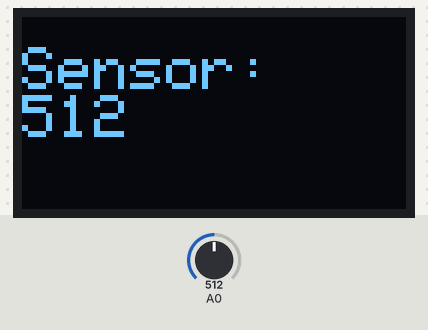
Recording of a sketch running on a simulated Arduino Uno, built with avr-gcc and run on an emulated ATmega328P. Shown: 128×64 one-colour display. The inputs (shaded band) are chosen by the test bench; at power-on: A0 = 512. The display library's start-up logo is not drawn; what the sketch prints to the serial monitor is not drawn.

Above: at 3.2 s.
3.3 s: A0 set to 490
At 5.3 s:
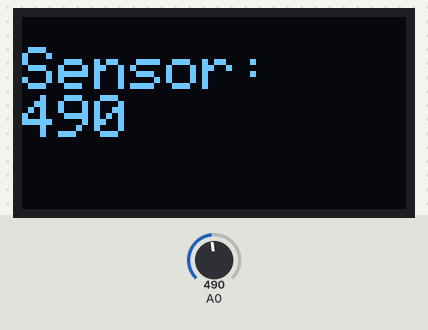
6.1 s: A0 set to 510
At 7.4 s:
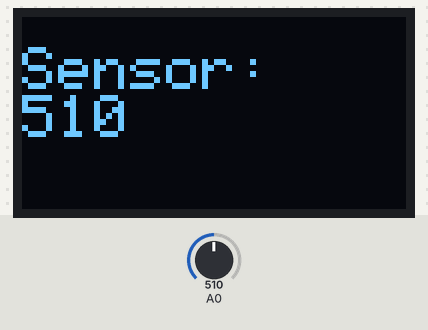
8.9 s: A0 set to 306
At 11.4 s:
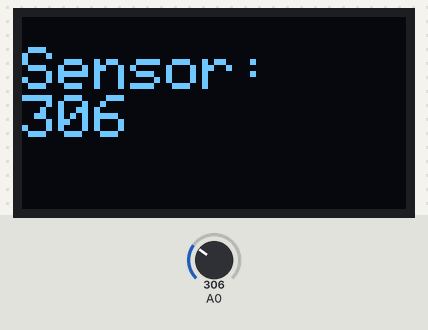
Timing chart, 0 to 12.9 s (numbered marks = the images above; inputs shaded):
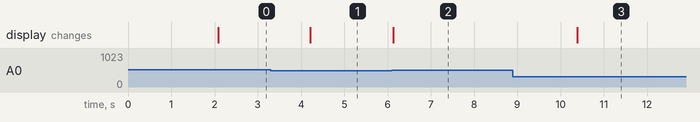

Measured:
- after the input at 3.3 s, the display: changes after 0.91 s (image 1)
- after the input at 6.1 s, the display: changes at once (image 2)
- after the input at 8.9 s, the display: changes after 1.5 s (image 3)

The sketch:

Nodemcu_oLED_Analogread_T1.ino
```cpp
#include "Wire.h"
#include "Adafruit_GFX.h"
#include "Adafruit_SSD1306.h"
#define OLED_RESET LED_BUILTIN
Adafruit_SSD1306 display(OLED_RESET);
void setup()   {
  Serial.begin(9600);
// initialize digital pin LED_BUILTIN as an output.
  pinMode(LED_BUILTIN, OUTPUT);
  // by default, we'll generate the high voltage from the 3.3v line internally! (neat!)
  display.begin(SSD1306_SWITCHCAPVCC, 0x3c);  // initialize with the I2C addr 0x3D (for the 128x64)
  display.display();
  delay(2000);
  // Clear the buffer.
  display.clearDisplay();
}

void loop() {
int sensorValue = analogRead(A0);
  // print out the value you read:
  Serial.println(sensorValue);
  display.setTextSize(2);
  display.setTextColor(WHITE);
  display.setCursor(0,10);
  display.println("Sensor:");
  display.println(sensorValue);
  display.display();
    delay(100);
    if(sensorValue>500)
    {
      digitalWrite(LED_BUILTIN, HIGH);   // turn the LED on (HIGH is the voltage level)
  delay(1000);                       // wait for a second
  digitalWrite(LED_BUILTIN, LOW);    // turn the LED off by making the voltage LOW
  delay(1000);                       // wait for a second

    }
      digitalWrite(LED_BUILTIN, HIGH);    // turn the LED off by making the voltage LOW

  // Clear the buffer.
  display.clearDisplay();

}
```
